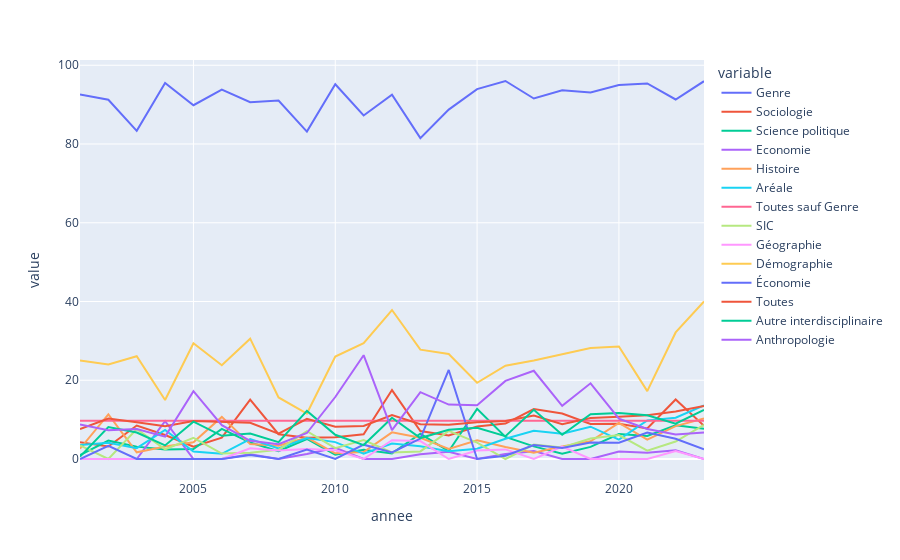

This figure's notebook cell:
### Code cell
# Default parameters
fig

### Figure 1 — Plotly figure (JSON) as saved in the notebook; plotly's stock layout.template omitted (floating-point values rounded to 4 significant figures)
{"data": [{"hovertemplate": "variable=Genre<br>annee=%{x}<br>value=%{y}<extra></extra>", "legendgroup": "Genre", "line": {"color": "#636efa", "dash": "solid"}, "marker": {"symbol": "circle"}, "mode": "lines", "name": "Genre", "orientation": "v", "showlegend": true, "type": "scatter", "x": [2001, 2002, 2003, 2004, 2005, 2006, 2007, 2008, 2009, 2010, 2011, 2012, 2013, 2014, 2015, 2016, 2017, 2018, 2019, 2020, 2021, 2022, 2023], "xaxis": "x", "y": [92.59, 91.23, 83.33, 95.52, 89.86, 93.83, 90.62, 91.04, 83.15, 95.18, 87.23, 92.5, 81.48, 88.73, 93.94, 96, 91.55, 93.67, 93.06, 95, 95.37, 91.3, 95.95], "yaxis": "y"}, {"hovertemplate": "variable=Sociologie<br>annee=%{x}<br>value=%{y}<extra></extra>", "legendgroup": "Sociologie", "line": {"color": "#EF553B", "dash": "solid"}, "marker": {"symbol": "circle"}, "mode": "lines", "name": "Sociologie", "orientation": "v", "showlegend": true, "type": "scatter", "x": [2001, 2002, 2003, 2004, 2005, 2006, 2007, 2008, 2009, 2010, 2011, 2012, 2013, 2014, 2015, 2016, 2017, 2018, 2019, 2020, 2021, 2022, 2023], "xaxis": "x", "y": [4.242, 3.185, 8.5, 6.091, 3.125, 5.419, 15.09, 6.287, 5.389, 5.523, 6.265, 17.51, 7.123, 5.974, 8.273, 8.997, 12.67, 11.56, 8.877, 8.955, 7.775, 15.12, 8.416], "yaxis": "y"}, {"hovertemplate": "variable=Science politique<br>annee=%{x}<br>value=%{y}<extra></extra>", "legendgroup": "Science politique", "line": {"color": "#00cc96", "dash": "solid"}, "marker": {"symbol": "circle"}, "mode": "lines", "name": "Science politique", "orientation": "v", "showlegend": true, "type": "scatter", "x": [2001, 2002, 2003, 2004, 2005, 2006, 2007, 2008, 2009, 2010, 2011, 2012, 2013, 2014, 2015, 2016, 2017, 2018, 2019, 2020, 2021, 2022, 2023], "xaxis": "x", "y": [1, 4.678, 3.141, 2.427, 2.516, 7.647, 4.184, 1.969, 5.085, 1.107, 2.335, 1.418, 6.406, 1.967, 12.74, 5.605, 3.203, 1.338, 3.072, 6.343, 5.844, 8.553, 7.658], "yaxis": "y"}, {"hovertemplate": "variable=Economie<br>annee=%{x}<br>value=%{y}<extra></extra>", "legendgroup": "Economie", "line": {"color": "#ab63fa", "dash": "solid"}, "marker": {"symbol": "circle"}, "mode": "lines", "name": "Economie", "orientation": "v", "showlegend": true, "type": "scatter", "x": [2001, 2002, 2003, 2004, 2005, 2006, 2007, 2008, 2009, 2010, 2011, 2012, 2013, 2014, 2015, 2016, 2017, 2018, 2019, 2020, 2021, 2022, 2023], "xaxis": "x", "y": [null, 0, 0, 9.589, 0, 0, 1.205, 0, 1.282, 2.857, 0, 0, 1.205, 1.818, 0, 1.299, 2, 0, 0, 1.923, 1.562, 2.222, 0], "yaxis": "y"}, {"hovertemplate": "variable=Histoire<br>annee=%{x}<br>value=%{y}<extra></extra>", "legendgroup": "Histoire", "line": {"color": "#FFA15A", "dash": "solid"}, "marker": {"symbol": "circle"}, "mode": "lines", "name": "Histoire", "orientation": "v", "showlegend": true, "type": "scatter", "x": [2001, 2002, 2003, 2004, 2005, 2006, 2007, 2008, 2009, 2010, 2011, 2012, 2013, 2014, 2015, 2016, 2017, 2018, 2019, 2020, 2021, 2022, 2023], "xaxis": "x", "y": [2.614, 11.35, 1.705, 3.191, 4.233, 10.7, 3.782, 3.396, 5.415, 1.434, 1.748, 6.78, 5.405, 2.527, 4.73, 3.042, 1.6, 3.205, 4.491, 9.18, 4.923, 8.359, 10.28], "yaxis": "y"}, {"hovertemplate": "variable=Aréale<br>annee=%{x}<br>value=%{y}<extra></extra>", "legendgroup": "Aréale", "line": {"color": "#19d3f3", "dash": "solid"}, "marker": {"symbol": "circle"}, "mode": "lines", "name": "Aréale", "orientation": "v", "showlegend": true, "type": "scatter", "x": [2001, 2002, 2003, 2004, 2005, 2006, 2007, 2008, 2009, 2010, 2011, 2012, 2013, 2014, 2015, 2016, 2017, 2018, 2019, 2020, 2021, 2022, 2023], "xaxis": "x", "y": [3.571, 4.11, 2.74, 7.377, 1.923, 1.307, 5.036, 2.688, 5.328, 4.292, 1.333, 3.913, 3.239, 1.951, 2.612, 5.147, 7.171, 6.438, 8.203, 4.911, 9.804, 10.5, 13.61], "yaxis": "y"}, {"hovertemplate": "variable=Toutes sauf Genre<br>annee=%{x}<br>value=%{y}<extra></extra>", "legendgroup": "Toutes sauf Genre", "line": {"color": "#FF6692", "dash": "solid"}, "marker": {"symbol": "circle"}, "mode": "lines", "name": "Toutes sauf Genre", "orientation": "v", "showlegend": true, "type": "scatter", "x": [2001, 2002, 2003, 2004, 2005, 2006, 2007, 2008, 2009, 2010, 2011, 2012, 2013, 2014, 2015, 2016, 2017, 2018, 2019, 2020, 2021, 2022, 2023], "xaxis": "x", "y": [9.727, 9.727, 9.727, 9.727, 9.727, 9.727, 9.727, 9.727, 9.727, 9.727, 9.727, 9.727, 9.727, 9.727, 9.727, 9.727, 9.727, 9.727, 9.727, 9.727, 9.727, 9.727, 9.727], "yaxis": "y"}, {"hovertemplate": "variable=SIC<br>annee=%{x}<br>value=%{y}<extra></extra>", "legendgroup": "SIC", "line": {"color": "#B6E880", "dash": "solid"}, "marker": {"symbol": "circle"}, "mode": "lines", "name": "SIC", "orientation": "v", "showlegend": true, "type": "scatter", "x": [2001, 2002, 2003, 2004, 2005, 2006, 2007, 2008, 2009, 2010, 2011, 2012, 2013, 2014, 2015, 2016, 2017, 2018, 2019, 2020, 2021, 2022, 2023], "xaxis": "x", "y": [3.448, 0, 7.586, 2.469, 5.385, 1.389, 1.575, 2.353, 7.065, 2.762, 4.813, 1.657, 1.923, 7.143, 4.167, 0, 3.665, 2.927, 5.202, 6.081, 2.116, 4.444, 8.654], "yaxis": "y"}, {"hovertemplate": "variable=Géographie<br>annee=%{x}<br>value=%{y}<extra></extra>", "legendgroup": "Géographie", "line": {"color": "#FF97FF", "dash": "solid"}, "marker": {"symbol": "circle"}, "mode": "lines", "name": "Géographie", "orientation": "v", "showlegend": true, "type": "scatter", "x": [2001, 2002, 2003, 2004, 2005, 2006, 2007, 2008, 2009, 2010, 2011, 2012, 2013, 2014, 2015, 2016, 2017, 2018, 2019, 2020, 2021, 2022, 2023], "xaxis": "x", "y": [0, 0, 0, 0, 0, 0, 2.703, 2.128, 2.564, 2.222, 0, 4.762, 4.545, 0, 2.174, 2.439, 0, 3.125, 0, 0, 0, 2.041, 0], "yaxis": "y"}, {"hovertemplate": "variable=Démographie<br>annee=%{x}<br>value=%{y}<extra></extra>", "legendgroup": "Démographie", "line": {"color": "#FECB52", "dash": "solid"}, "marker": {"symbol": "circle"}, "mode": "lines", "name": "Démographie", "orientation": "v", "showlegend": true, "type": "scatter", "x": [2001, 2002, 2003, 2004, 2005, 2006, 2007, 2008, 2009, 2010, 2011, 2012, 2013, 2014, 2015, 2016, 2017, 2018, 2019, 2020, 2021, 2022, 2023], "xaxis": "x", "y": [25, 24, 26.09, 15, 29.41, 23.81, 30.56, 15.62, 11.54, 26, 29.41, 37.84, 27.78, 26.67, 19.35, 23.68, 25, 26.67, 28.21, 28.57, 17.24, 32.14, 40], "yaxis": "y"}, {"hovertemplate": "variable=Économie<br>annee=%{x}<br>value=%{y}<extra></extra>", "legendgroup": "Économie", "line": {"color": "#636efa", "dash": "solid"}, "marker": {"symbol": "circle"}, "mode": "lines", "name": "Économie", "orientation": "v", "showlegend": true, "type": "scatter", "x": [2001, 2002, 2003, 2004, 2005, 2006, 2007, 2008, 2009, 2010, 2011, 2012, 2013, 2014, 2015, 2016, 2017, 2018, 2019, 2020, 2021, 2022, 2023], "xaxis": "x", "y": [0, 3.333, 0, 0, 0, 0, 1.031, 0, 2.381, 0, 3.636, 1.667, 5.172, 22.62, 0, 0.8475, 3.571, 2.778, 4.202, 4.124, 6.742, 5.128, 2.469], "yaxis": "y"}, {"hovertemplate": "variable=Toutes<br>annee=%{x}<br>value=%{y}<extra></extra>", "legendgroup": "Toutes", "line": {"color": "#EF553B", "dash": "solid"}, "marker": {"symbol": "circle"}, "mode": "lines", "name": "Toutes", "orientation": "v", "showlegend": true, "type": "scatter", "x": [2001, 2002, 2003, 2004, 2005, 2006, 2007, 2008, 2009, 2010, 2011, 2012, 2013, 2014, 2015, 2016, 2017, 2018, 2019, 2020, 2021, 2022, 2023], "xaxis": "x", "y": [7.601, 10.25, 9.319, 8.312, 9.65, 9.513, 9.206, 6.45, 10.21, 8.185, 8.379, 11.16, 8.828, 8.703, 9.347, 9.677, 11.01, 8.86, 10.44, 10.72, 11.1, 12.06, 13.45], "yaxis": "y"}, {"hovertemplate": "variable=Autre interdisciplinaire<br>annee=%{x}<br>value=%{y}<extra></extra>", "legendgroup": "Autre interdisciplinaire", "line": {"color": "#00cc96", "dash": "solid"}, "marker": {"symbol": "circle"}, "mode": "lines", "name": "Autre interdisciplinaire", "orientation": "v", "showlegend": true, "type": "scatter", "x": [2001, 2002, 2003, 2004, 2005, 2006, 2007, 2008, 2009, 2010, 2011, 2012, 2013, 2014, 2015, 2016, 2017, 2018, 2019, 2020, 2021, 2022, 2023], "xaxis": "x", "y": [0.5882, 8.108, 6.719, 3.448, 9.489, 5.894, 6.489, 4.274, 12.21, 6.151, 3.538, 10.47, 5.325, 7.432, 7.946, 5.81, 12.5, 6.139, 11.38, 11.7, 11.11, 8.961, 12.44], "yaxis": "y"}, {"hovertemplate": "variable=Anthropologie<br>annee=%{x}<br>value=%{y}<extra></extra>", "legendgroup": "Anthropologie", "line": {"color": "#ab63fa", "dash": "solid"}, "marker": {"symbol": "circle"}, "mode": "lines", "name": "Anthropologie", "orientation": "v", "showlegend": true, "type": "scatter", "x": [2001, 2002, 2003, 2004, 2005, 2006, 2007, 2008, 2009, 2010, 2011, 2012, 2013, 2014, 2015, 2016, 2017, 2018, 2019, 2020, 2021, 2022, 2023], "xaxis": "x", "y": [8.75, 7.317, 7.595, 5.682, 17.24, 8.602, 4.63, 3.774, 6.593, 15.74, 26.36, 7.339, 16.98, 13.82, 13.64, 19.83, 22.41, 13.51, 19.23, 10.26, 7.619, 6.224, 6.748], "yaxis": "y"}], "layout": {"legend": {"title": {"text": "variable"}, "tracegroupgap": 0}, "margin": {"t": 60}, "xaxis": {"anchor": "y", "domain": [0, 1], "title": {"text": "annee"}}, "yaxis": {"anchor": "x", "domain": [0, 1], "title": {"text": "value"}}}}
